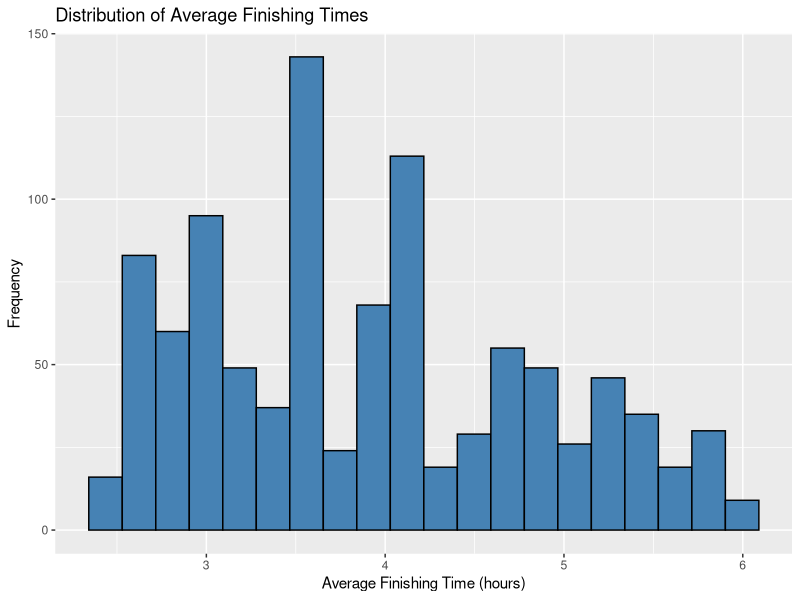
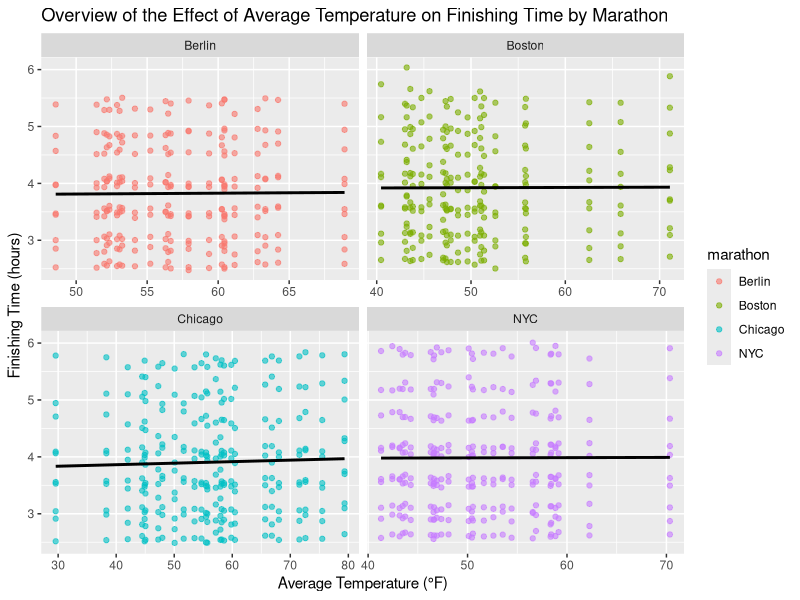
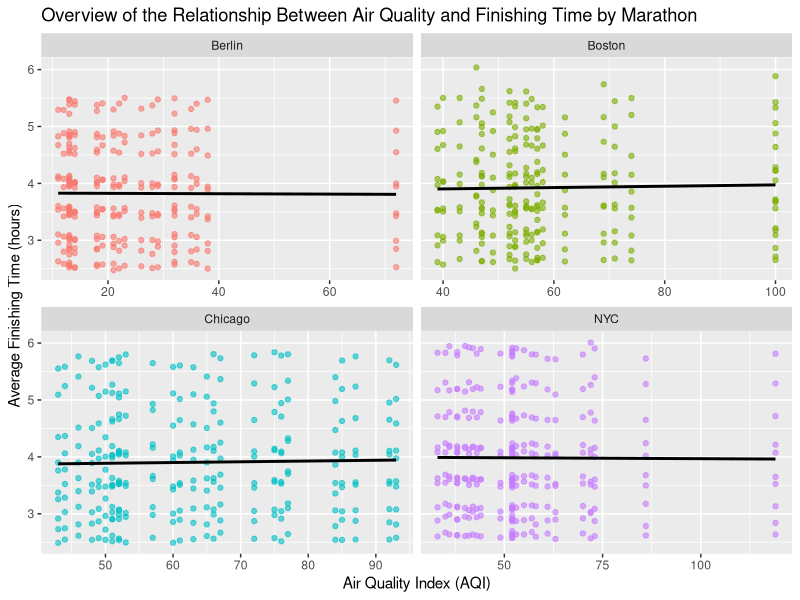
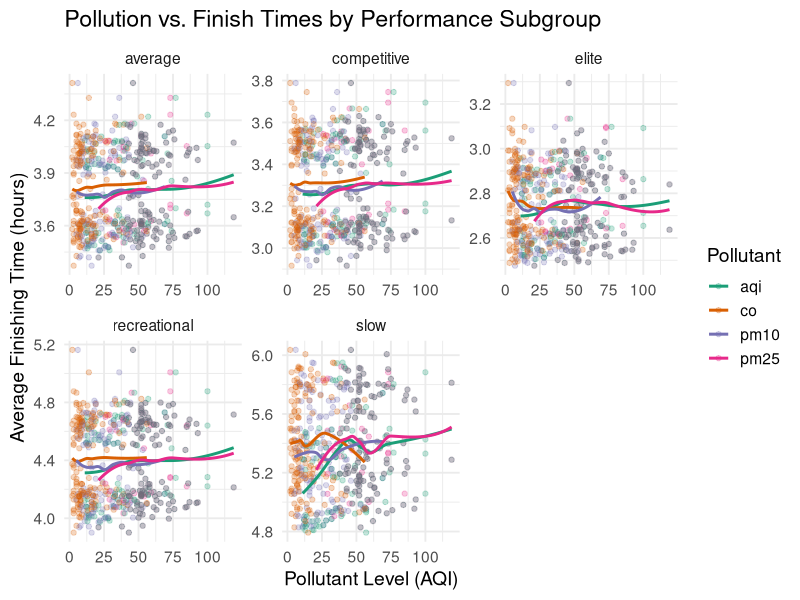
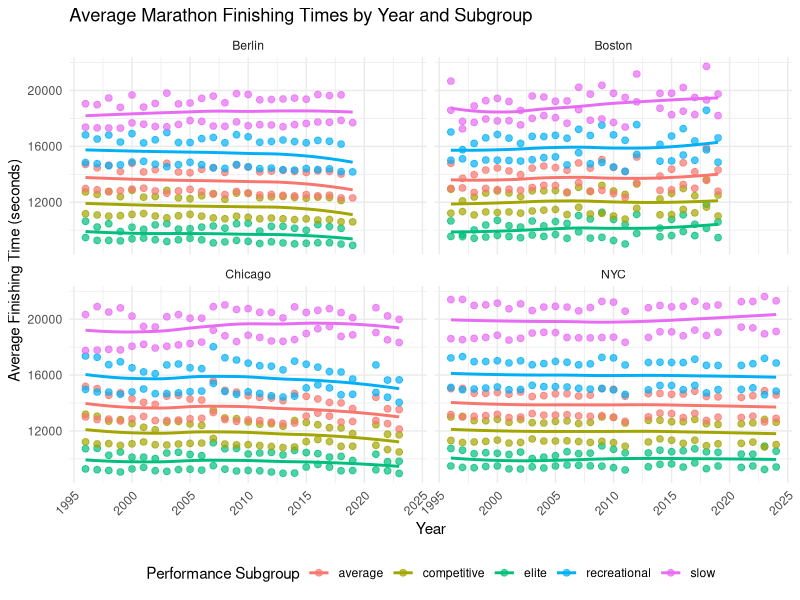

These figures' R source, in order:
## ---- chunk 1
library(here)
library(dplyr)
library(psych)
library(knitr)
library(tidyr)
library(ggplot2)
## ---- chunk 2
final_data = read.csv(here("data","merged_marathon_data.csv"))
## ---- chunk 3
# Table 1: Continuous Variable Summary
# Select the continuous variables
continuous_summary <- final_data %>%
  select(avg_chip_seconds, high_temp, low_temp, avg_temp, precipitation,
         dew_point, wind_speed, visibility, sea_level_pressure, aqi, pm10, pm25, no2, ozone, co) %>%
  summarise_all(list(
    mean = ~mean(., na.rm = TRUE),
    median = ~median(., na.rm = TRUE),
    sd = ~sd(., na.rm = TRUE),
    min = ~min(., na.rm = TRUE),
    max = ~max(., na.rm = TRUE)
  ))
continuous_summary
## ---- chunk 4
# Table 2: Continuous variables summarized by subgroup and gender
# Select continuous variables
continuous_summary_grouped <- final_data %>%
  group_by(gender, subgroup) %>% # group by gender and subgroup
  summarise(
    avg_chip_seconds_mean = mean(avg_chip_seconds, na.rm = TRUE),
    avg_chip_seconds_sd = sd(avg_chip_seconds, na.rm = TRUE),
    high_temp_mean = mean(high_temp, na.rm = TRUE),
    high_temp_sd = sd(high_temp, na.rm = TRUE),
    low_temp_mean = mean(low_temp, na.rm = TRUE),
    low_temp_sd = sd(low_temp, na.rm = TRUE),
    avg_temp_mean = mean(avg_temp, na.rm = TRUE),
    avg_temp_sd = sd(avg_temp, na.rm = TRUE),
    precipitation_mean = mean(precipitation, na.rm = TRUE),
    precipitation_sd = sd(precipitation, na.rm = TRUE),
    dew_point_mean = mean(dew_point, na.rm = TRUE),
    dew_point_sd = sd(dew_point, na.rm = TRUE),
    wind_speed_mean = mean(wind_speed, na.rm = TRUE),
    wind_speed_sd = sd(wind_speed, na.rm = TRUE),
    visibility_mean = mean(visibility, na.rm = TRUE),
    visibility_sd = sd(visibility, na.rm = TRUE),
    sea_level_pressure_mean = mean(sea_level_pressure, na.rm = TRUE),
    sea_level_pressure_sd = sd(sea_level_pressure, na.rm = TRUE),
    aqi_mean = mean(aqi, na.rm = TRUE),
    aqi_sd = sd(aqi, na.rm = TRUE),
    pm10_mean = mean(pm10, na.rm = TRUE),
    pm10_sd = sd(pm10, na.rm = TRUE),
    pm25_mean = mean(pm25, na.rm = TRUE),
    pm25_sd = sd(pm25, na.rm = TRUE),
    no2_mean = mean(no2, na.rm = TRUE),
    no2_sd = sd(no2, na.rm = TRUE),
    ozone_mean = mean(ozone, na.rm = TRUE),
    ozone_sd = sd(ozone, na.rm = TRUE),
    co_mean = mean(co, na.rm = TRUE),
    co_sd = sd(co, na.rm = TRUE)
  ) %>%
  arrange(gender, subgroup)
continuous_summary_grouped
## ---- chunk 5
# Figure 1: Distribution of Average Finishing Times
library(ggplot2) # load plotting library
ggplot(final_data, aes(x = avg_chip_seconds / 3600)) + # convert from seconds to hours
  geom_histogram(bins = 20, fill = "steelblue", color = "black") + # create a histogram
  labs(title = "Distribution of Average Finishing Times", # generate labels
    x = "Average Finishing Time (hours)",
    y = "Frequency"
  )
## ---- chunk 6
# Figure 2: Overview of the Effect of Avg Temperature on Finishing Time by Marathon
ggplot(final_data, aes(x = avg_temp, y = avg_chip_seconds / 3600, color = marathon)) +
  geom_point(alpha = 0.6) +
  geom_smooth(method = "lm", se = FALSE, color = "black") +
  facet_wrap(~ marathon, scales = "free_x") + # each marathon has own x-axis scale
  labs(title = "Overview of the Effect of Average Temperature on Finishing Time by Marathon",
    x = "Average Temperature (°F)",
    y = "Finishing Time (hours)"
  )
## ---- chunk 7
# Figure 3: Overview of the Relationship Between Air Quality and Finishing Time by Marathon
ggplot(final_data, aes(x = aqi, y = avg_chip_seconds / 3600, color = marathon)) +
  geom_point(alpha = 0.6) +
  geom_smooth(method = "lm", se = FALSE, color = "black") +
  facet_wrap(~ marathon, scales = "free_x") + 
  labs(title = "Overview of the Relationship Between Air Quality and Finishing Time by Marathon",
    x = "Air Quality Index (AQI)",
    y = "Average Finishing Time (hours)"
  ) +
  theme(legend.position = "none")
## ---- chunk 8
# select only the numeric variables
numeric_vars <- final_data %>%
  select(avg_chip_seconds, avg_temp, precipitation, dew_point,
         wind_speed, visibility, sea_level_pressure,
         aqi, pm10, pm25, no2, ozone, co)

# create correlation matrix
cor_matrix <- cor(numeric_vars, use = "complete.obs")

# round the correlations
round(cor_matrix, 2)
## ---- chunk 9
# Select continuous variables
continuous_vars <- final_data %>% 
  select(
    avg_chip_seconds,
    high_temp,
    low_temp,
    avg_temp,
    dew_point,
    wind_speed,
    visibility,
    sea_level_pressure,
    aqi,
    co,
    ozone,
    pm10,
    pm25,
    no2
  )


str(continuous_vars)
## ---- chunk 10
continuous_only <- continuous_vars %>%
  select(where(is.numeric))

continuous_summary <- describe(continuous_only) %>%
  as.data.frame() %>%
  select(
    mean,
    sd,
    median,
    min,
    max,
    skew,
    kurtosis,
    n
  )
continuous_summary

## ---- chunk 11
summary_table <- tribble(
  ~variable, ~mean, ~sd, ~median, ~min, ~max, ~skew, ~kurtosis, ~n,
  "avg_chip_seconds", 15631.620549, 2938.8848538, 15284.20, 10304.77, 23679.03, 0.50530121, -0.3896989, 1005,
  "high_temp",        61.621891,   10.4803135, 61.00, 44.00, 88.00, 0.57757331, -0.3573111, 1005,
  "low_temp",         46.009950,    7.9703072, 45.00, 28.00, 72.00, 0.77231953,  1.0186755, 1005,
  "avg_temp",         53.718209,    8.6975811, 52.88, 29.58, 79.35, 0.42260873,  0.3116392, 1005,
  "dew_point",        41.023831,   10.7187978, 42.40, 21.13, 65.22, -0.08246867, -0.9095537, 1005,
  "wind_speed",       13.119403,    6.7699588, 13.00,  3.00, 39.00, 0.78517635,  1.0872273, 1005,
  "visibility",        9.848072,    1.4872173, 10.00,  6.06, 20.00, 2.79083334, 25.7005389, 830,
  "sea_level_pressure", 29.925970, 0.3391476, 29.98, 29.13, 30.54, -0.41101449, -0.7527869, 1005,
  "aqi",              50.572139,   21.7623899, 52.00, 11.00, 119.00, 0.32111228, 0.2198760, 1005,
  "co",               13.948052,   11.7791733,  9.00,  2.00,  56.00, 1.58769285, 2.1592651, 770,
  "ozone",            36.179104,   18.0530913, 34.00,  7.00, 100.00, 1.22285653, 2.3430336, 1005,
  "pm10",             23.576000,   13.0305755, 21.00,  5.00,  69.00, 0.89184403, 0.8083714, 625,
  "pm25",             57.510345,   16.7892845, 53.00, 21.00, 119.00, 0.85098957, 1.3911927, 725,
  "no2",              31.915423,   14.9253725, 32.00,  7.00,  66.00, 0.15839726, -0.7783209, 1005
)

kable(summary_table, caption = "Table: Descriptive Statistics for Continuous Variables", digits = 2)

## ---- chunk 12
# Make pollutant data into log format for graphing
pollutant_long <- final_data %>%
  mutate(
    finish_hours = avg_chip_seconds / 3600   # convert seconds to hours
  ) %>%
  pivot_longer(
    cols = c(co, pm25, pm10, aqi),
    names_to = "pollutant",
    values_to = "value"
  )

# plotting scatter plots
ggplot(pollutant_long, 
       aes(x = value, y = finish_hours, color = pollutant)) +
  geom_point(alpha = 0.25) +
  geom_smooth(se = FALSE, method = "loess") +
  facet_wrap(~ subgroup, scales = "free") +
  scale_color_brewer(palette = "Dark2") +
  labs(
    title = "Pollution vs. Finish Times by Performance Subgroup",
    x = "Pollutant Level (AQI)",
    y = "Average Finishing Time (hours)",
    color = "Pollutant"
  ) +
  theme_minimal(base_size = 14)

## ---- chunk 13
# Scatter plots by marathon and subgroup
ggplot(final_data, aes(x = year, y = avg_chip_seconds)) +
  geom_point(aes(color = subgroup), alpha = 0.7, size = 2) +  # points colored by subgroup
  geom_smooth(aes(color = subgroup), method = "loess", se = FALSE) + # optional trend lines
  facet_wrap(~ marathon) +  # one plot per marathon
  labs(
    title = "Average Marathon Finishing Times by Year and Subgroup",
    x = "Year",
    y = "Average Finishing Time (seconds)",
    color = "Performance Subgroup"
  ) +
  theme_minimal() +
  theme(
    axis.text.x = element_text(angle = 45, hjust = 1),
    legend.position = "bottom"
  )

